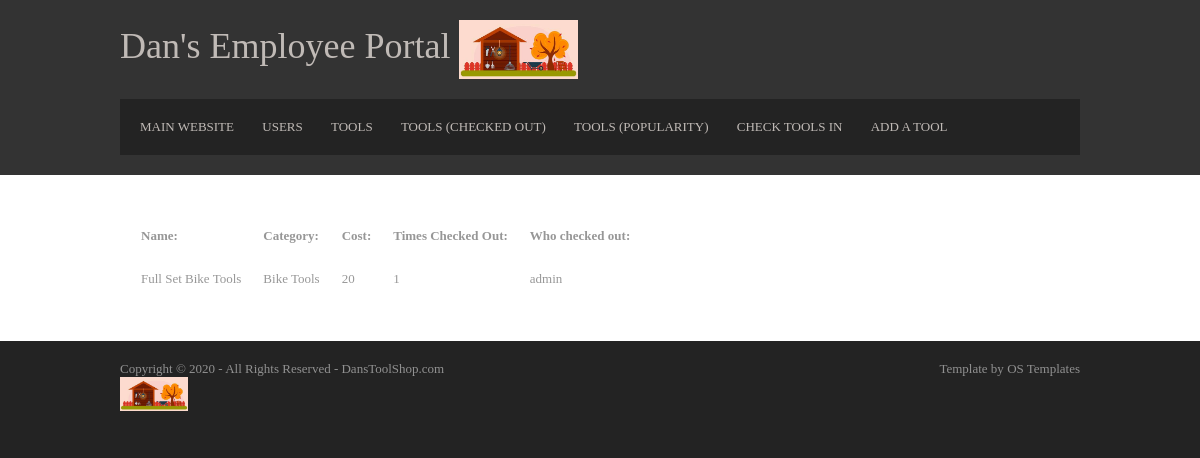
The app's page /Toolshop/Employee/tools/checked_out (signed in) with its own data.
### Toolshop/models.py (models this page shows, shortened)
class Tool(models.Model):
    name = models.CharField(max_length=100)
    category = models.CharField(max_length=100)
    times_checked_out = models.IntegerField()
    cost = models.IntegerField()
    condition = models.TextField(blank=True)  # Blank here means "Can be blank" sometimes.
    is_checked_out = models.BooleanField(default=False)
    date_checked_out = models.DateTimeField(blank=True, null=True)  # Blank\null here means "Can be blank" sometimes.
    who_checked_out = models.CharField(max_length=100, blank=True)  # Blank here means "Can be blank" sometimes.

### Toolshop/views.py (the view)
# urls.py: path('Employee/tools/<str:sort_by>', views.reports_tools, name='reports_tools'),
@permission_required('user.is_staff')
def reports_tools(request, sort_by):
    if sort_by == "checked_out":
        tools_list = Tool.objects.filter(is_checked_out=True)
    elif sort_by == "popularity":
        tools_list = Tool.objects.order_by("-times_checked_out")
    else:
        tools_list = Tool.objects.all()
    context = {
        'tools_list': tools_list,
    }
    return render(request, 'Toolshop/reports_tools.html', context)

### Toolshop/templates/Toolshop/reports_tools.html (shortened to what this page needs)
<!DOCTYPE html>
<html lang="en" dir="ltr">
<head>
  {% load static %}
  <link rel="stylesheet" href="{% static 'Toolshop/layout.css' %}">
</head>
<body>
<div class="wrapper row1">
  <header id="header" class="clear">
    <div id="hgroup">
      <h1><a href="{% url 'Toolshop:index' %}">Dan's Employee Portal
      <img src="{% static 'Toolshop/logo.jpg' %}" style="width:15%"></a></h1>
    </div>
    <nav>
      <ul>
        <li><a href="{% url 'Toolshop:index' %}">Main Website</a></li>
        <li><a href="{% url 'Toolshop:reports_users' %}">Users</a></li>
        <li><a href="{% url 'Toolshop:reports_tools' sort_by='all' %}">Tools</a></li>
        <li><a href="{% url 'Toolshop:reports_tools' sort_by='checked_out' %}">Tools (Checked out)</a></li>
        <li><a href="{% url 'Toolshop:reports_tools' sort_by='popularity' %}">Tools (Popularity)</a></li>
        <li><a href="{% url 'Toolshop:check_in' %}">Check Tools In</a></li>
        <li><a href="{% url 'Toolshop:add_tool' %}">Add a tool</a></li>
      </ul>
    </nav>
  </header>
</div>
<div class="wrapper row2">
  <div id="container" class="clear">
    <div id="homepage">
      {% if tools_list %}
		<table cellspacing="20">
          <tr>
            <th>Name:</th>
            <th>Category:</th>
            <th>Cost:</th>
            <th>Times Checked Out:</th>
            <th>Who checked out:</th>
          </tr>
			{% for tool in tools_list %}
          <tr>
            <td>{{tool.name}}</td>
            <td>{{tool.category}}</td>
            <td>{{tool.cost}}</td>
            <td>{{tool.times_checked_out}}</td>
            <td>
              {% if tool.who_checked_out %}
                {{tool.who_checked_out}}
              {% else %}
                Not currently checked out.
              {% endif %}
            </td>
          </tr>
			{% endfor %}
		</table>
		{% else %}
    		<p>No tools found.</p>
		{% endif %}
    </div>
  </div>
</div>
<div class="wrapper row3">
  <footer id="footer" class="clear">
    <p class="fl_left">Copyright &copy; 2020 - All Rights Reserved - <a href="#">DansToolShop.com<br><img src="{% static 'Toolshop/logo.jpg' %}" style="width:15%"> </a></p>
    <p class="fl_right">Template by <a target="_blank" href="https://www.os-templates.com/" title="Free Website Templates">OS Templates</a></p>
  </footer>
</div>
</body>
</html>

### Toolshop/static/Toolshop/layout.css (style rules this page uses)
html { overflow-y:scroll; }
body { margin:0; padding:0; font-size:13px; font-family:Georgia, "Times New Roman", Times, serif; color:#919191; background-color:#232323; }
.clear:after { content:"."; display:block; height:0; clear:both; visibility:hidden; line-height:0; }
.clear { display:block; clear:both; }
a { outline:none; text-decoration:none; }
.fl_left { float:left; }
.fl_right { float:right; }
img { margin:0; padding:0; border:none; line-height:normal; vertical-align:middle; }
address, article, aside, figcaption, figure, footer, header, nav, section { display:block; margin:0; padding:0; }
div.wrapper { display:block; width:100%; margin:0; padding:0; text-align:left; }
.row1, .row1 a { color:#C0BAB6; background-color:#333333; }
.row2 { color:#979797; background-color:#FFFFFF; }
.row3, .row3 a { color:#919191; background-color:#232323; }
#header, #container, #footer { display:block; width:960px; margin:0 auto; }
nav ul { margin:0; padding:0; list-style:none; }
h1, h2, h3, h4, h5, h6 { margin:0; padding:0; font-size:16px; font-weight:bold; font-style:normal; line-height:normal; text-transform:uppercase; }
#header { padding:20px 0; }
#header #hgroup { float:left; margin:0 0 20px 0; }
#header #hgroup h1, #header #hgroup h2 { font-weight:normal; text-transform:none; }
#header #hgroup h1 { font-size:36px; }
#header nav { display:block; width:100%; margin:0; padding:20px 0; color:#C0BAB6; background-color:#232323; clear:both; }
#header nav ul { padding:0 20px; }
#header nav li { display:inline; margin-right:25px; text-transform:uppercase; }
#header nav li a { color:#C0BAB6; background-color:#232323; }
#container { padding:30px 0; }
#container #homepage { line-height:1.6em; }
* { box-sizing:border-box }
#footer { padding:20px 0; }
#footer p { margin:0; padding:0; }

### records on screen
Tool: name "Full Set Bike Tools", category "Bike Tools", cost "20", times_checked_out "1", who_checked_out "admin"
